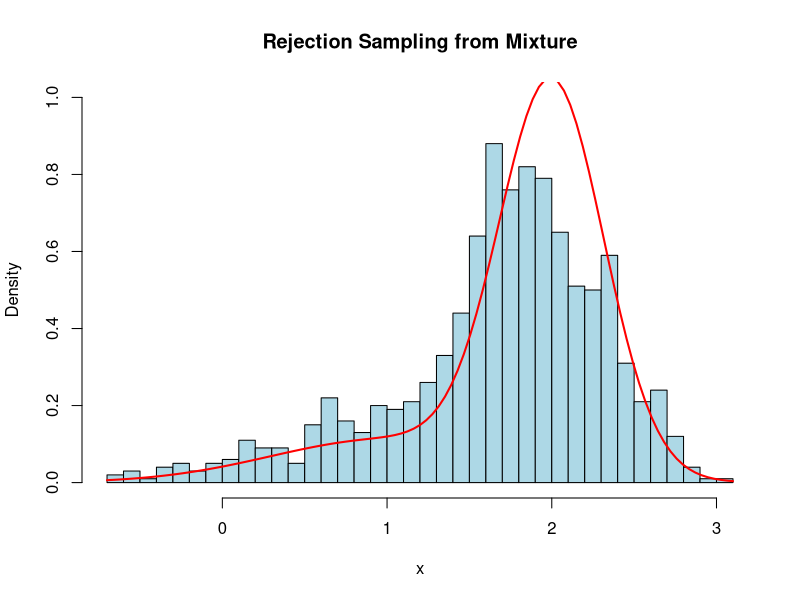
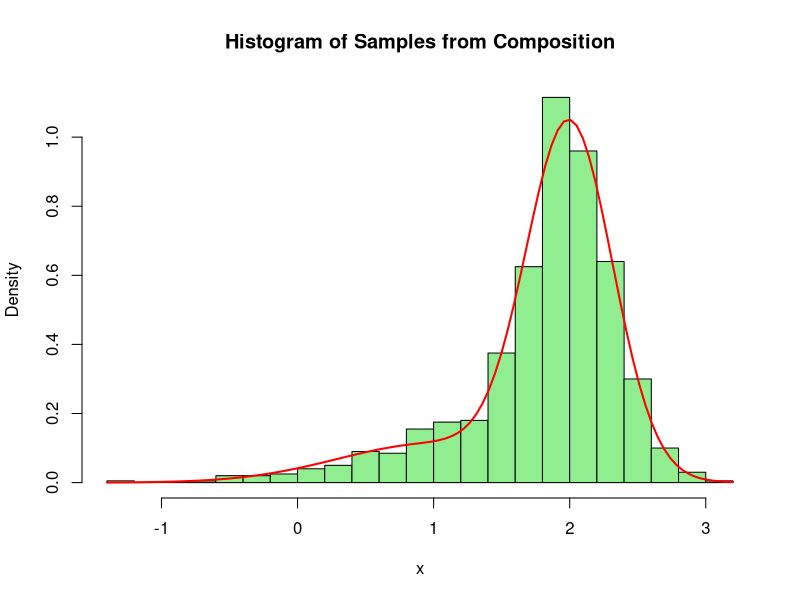

Write the R code that produced these figures, in order.
set.seed(123)
alpha1 <- 0.2
  alpha2 <- 0.8

# The target mixture distribution 
fx <- function(x) {
  d1 <- dnorm(x, mean = 1, sd = sqrt(0.5))  # N(1, 0.5)
  d2 <- dnorm(x, mean = 2, sd = sqrt(0.1))  # N(2, 0.1)
  return(alpha1 * d1 + alpha2 * d2)
}
# Proposal distribution : N(1.5, 0.8)
gx <- function(x) {
  dnorm(x, mean = 1.5, sd = 0.8)
}

# Function for Rejection sampling
rejection_sampling <- function(n_value) {
  samples <- numeric(n_value)
  accepted <- 0
  trials<-0
  
  # Maximum of target_density / proposal_density (estimated)
  M <- max(sapply(seq(-5, 5, length.out = 100), fx))
  
for(i in 1:n_value){
repeat{
trials<-trials+1
#Sample from proposal distribution

    x <- rnorm(1, mean = 1.5, sd = 0.8)
  
  # Acceptance probability
      u <- runif(1)
      accept_prob <- fx(x) / (M * gx(x))
      
      # Accept or reject
      if (u < accept_prob) {
        samples[i] <- x
      
        accepted <- accepted + 1
     break
}
      }
    }
  
  acceptance_rate <- accepted / trials
  return(list(samples=samples,acceptance_rate=acceptance_rate))
}

# Generate samples using rejection sampling
  
n_value <- 1000
result <- rejection_sampling(n_value)
samples <- result$samples
acceptance_rate <- result$acceptance_rate
cat("Acceptance rate:", acceptance_rate, "\n")

# Plot histogram of the samples from rejection sampling
hist(samples, breaks=30, prob = TRUE, main = "Rejection Sampling from Mixture",
     xlab = "x", col = "lightblue", ylim=c(0,1))
curve(fx, col = "red", lwd = 2, add = TRUE)  # Overlay target density




# Composition method for comparison
composition_sampling <- function(n_value) {
  
  samples <- numeric(n_value)
  for (i in 1:n_value) {
    # Randomly choose which normal to sample from based on the weights
    if (runif(1) < alpha1) {
      # Sample from N(1, 0.5)
      samples[i] <- rnorm(1, mean = 1, sd = sqrt(0.5))
    } else {
      # Sample from N(2, 0.1)
      samples[i] <- rnorm(1, mean = 2, sd = sqrt(0.1))
    }
  }
  return(samples)
}

# Generate samples using the composition method
n_value <- 1000
comp_samples <- composition_sampling(n_value)

# Plot histogram of the composition method samples for sanity check
hist(comp_samples, breaks = 30, probability = TRUE, main = "Histogram of Samples from Composition",
     xlab = "x", col = "lightgreen")

# Overlay the true mixture density for comparison
curve(fx, add = TRUE, col = "red", lwd = 2)
